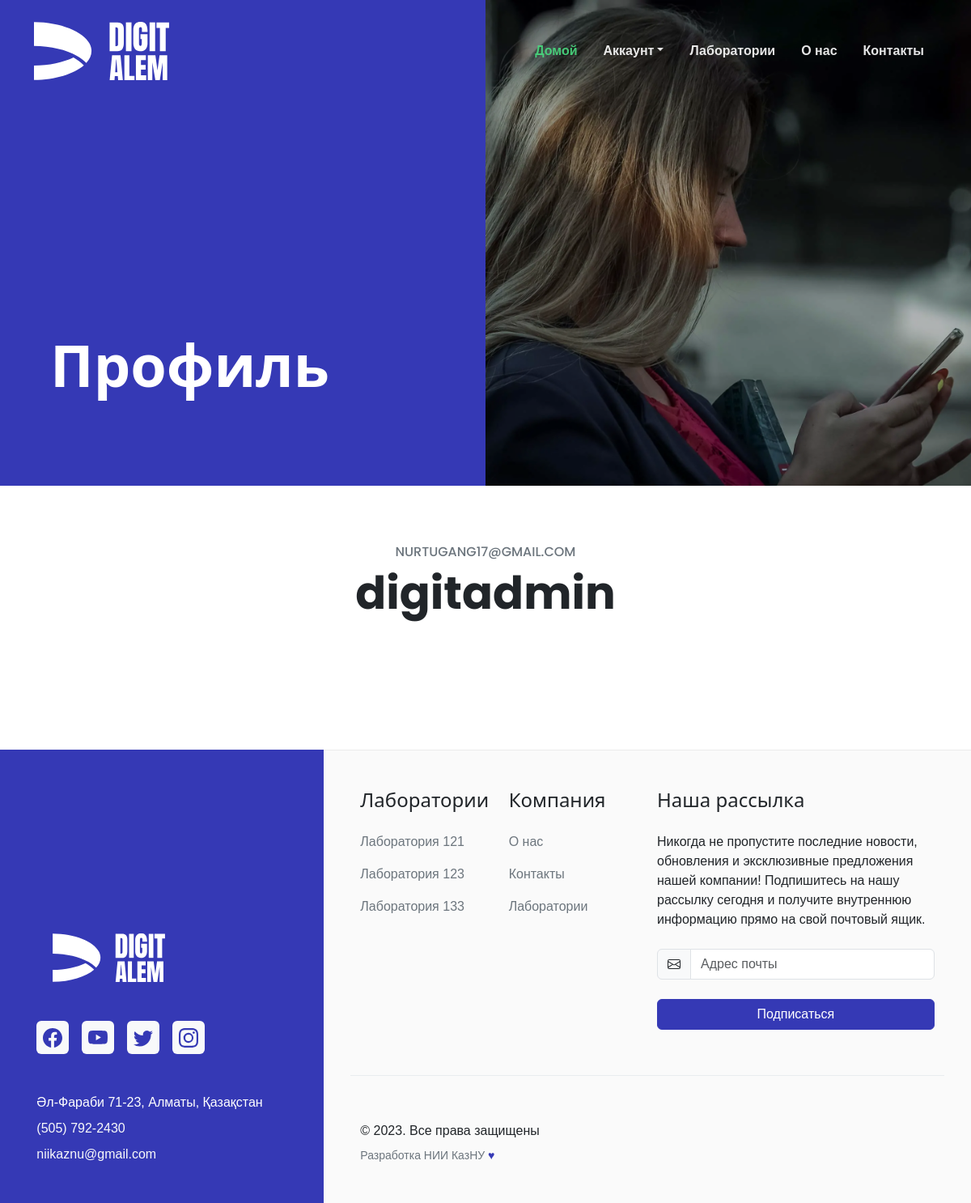
/profile/ (signed in), run on the app's committed database.
### digitapp/models.py (models this page shows, shortened)
class Lab(models.Model):
    name = models.CharField(max_length=100)
    description = models.TextField()
    fields = models.ManyToManyField('Field', related_name='lab')
    image = models.ImageField()
    slug = models.SlugField(max_length=100, unique=True, db_index=True, blank=True)

### users/views.py (the view)
# urls.py: path('profile/', user_views.profile, name='profile'),
@login_required
def profile(request):
    return render(request, 'profile.html')

### digitapp/context_processors.py (called while the page is built)
def labs(request):
    return {'labs': Lab.objects.all()}

### users/templates/profile.html (shortened to what this page needs)
{% extends 'base.html' %}
{% load static %}
{% block nav %}
<section class="bg-primary" data-bs-theme="dark">
    <div class="container-fluid overflow-hidden">
      <div class="row">
        <div class="col-12 col-md-6 order-1 order-md-0 align-self-md-end">
          <div class="row py-3 py-sm-5 py-xl-9 bsb-section-mt-md-1 justify-content-sm-center">
            <div class="col-12 col-sm-10">
              <h1 class="display-2 fw-bolder mb-4 text-white">Профиль</h1>
            </div>
          </div>
        </div>
        <div class="col-12 col-md-6 p-0">
          <figure class="bsb-overlay-figure w-100 h-100 m-0" style="--bsb-overlay-figure-opacity: .3">
            <img class="img-fluid w-100 h-100 object-fit-cover" loading="lazy" src="{% static 'assets/img/hero/contact-img-1.webp' %}" alt="">
          </figure>
        </div>
      </div>
    </div>
  </section>
{% endblock nav %}
{% block main %}
    <section class="py-5 py-xl-8 bsb-section-py-xxl-1">
        <div class="container mb-5 mb-md-6 mb-xl-10">
          <div class="row justify-content-md-center">
            <div class="col-12 col-md-10 text-center">
              <h3 class="fs-6 text-secondary mb-2 text-uppercase">{{user.email}}</h3>
              <h2 class="display-4 fw-bold mb-0">{{user.username}}</h2>
            </div>
          </div>
        </div>
    </section>
{% endblock main %}

### digitapp/templates/base.html (shortened to what this page needs)
{% load static %}
<!doctype html>
<html lang="ru">
<head>
  <link rel="stylesheet" href="{% static 'assets/css/palette-bsb.css' %}">
</head>
<body>
  <header id="header">
    <nav class="navbar navbar-expand-lg bsb-navbar bsb-navbar-hover bsb-navbar-caret bsb-tpl-navbar-float bsb-tpl-navbar-sticky" data-bs-theme="dark" data-bsb-stuck-bg="bg-primary" data-bsb-stuck-theme="dark">
      <div class="container">
        <a class="navbar-brand" href="{% url 'index' %}">
          <img src="{% static 'assets/img/branding/Logo_RGB_white.svg' %}" class="bsb-tpl-logo" alt="">
        </a>
        <div class="offcanvas offcanvas-end bg-primary" tabindex="-1" id="offcanvasNavbar" aria-labelledby="offcanvasNavbarLabel">
          <div class="offcanvas-body">
            <ul id="bsb-tpl-navbar" class="navbar-nav justify-content-end flex-grow-1">
              <li class="nav-item">
                <a class="nav-link active" aria-current="page" href="{% url 'index' %}">Домой</a>
              </li>
              <li class="nav-item dropdown" data-bs-theme="light">
                <a class="nav-link dropdown-toggle" href="#!" id="blogDropdown" role="button" data-bs-toggle="dropdown" aria-expanded="false">Аккаунт</a>
              </li>
              <li class="nav-item">
                <a class="nav-link" href="{% url 'how' %}">Лаборатории</a>
              </li>
              <li class="nav-item">
                <a class="nav-link" href="{% url 'about' %}">О нас</a>
              </li>
              <li class="nav-item">
                <a class="nav-link" href="{% url 'contacts' %}">Контакты</a>
              </li>
            </ul>
          </div>
        </div>
      </div>
    </nav>
    {% block nav %}
    {% endblock nav %}
  </header>
  {% block main %}
  {% endblock main %}
  <footer class="footer">
    <section>
      <div class="container-fluid">
        <div class="row">
          <div class="col-12 col-lg-4 bg-primary py-4 py-md-5 py-xxl-8">
            <div class="row h-100 align-items-end justify-content-center">
              <div class="col-12 col-md-11 col-xl-10">
                <div class="footer-logo-wrapper">
                  <a href="{% url 'index' %}">
                    <img src="{% static 'assets/img/branding/Logo_RGB_white.svg' %}" alt="" width="179" height="60">
                  </a>
                </div>
                <div class="social-media-wrapper mt-5">
                  <ul class="nav">
                    <li class="nav-item me-3">
                      <a class="nav-link link-primary p-2 bg-light rounded" href="#!">
                      </a>
                    </li>
                    <li class="nav-item me-3">
                      <a class="nav-link link-primary p-2 bg-light rounded" href="#!">
                      </a>
                    </li>
                    <li class="nav-item me-3">
                      <a class="nav-link link-primary p-2 bg-light rounded" href="#!">
                      </a>
                    </li>
                    <li class="nav-item">
                      <a class="nav-link link-primary p-2 bg-light rounded" href="#!">
                      </a>
                    </li>
                  </ul>
                </div>
                <div class="address-wrapper mt-5">
                  <address class="mb-2 text-white">Әл-Фараби 71-23, Алматы, Қазақстан</address>
                  <p class="mb-2">
                    <a class="link-light text-decoration-none" href="tel:+15057922430">(505) 792-2430</a>
                  </p>
                  <p class="mb-0">
                    <a class="link-light text-decoration-none" href="mailto:niikaznu@gmail.com">niikaznu@gmail.com</a>
                  </p>
                </div>
              </div>
            </div>
          </div>
          <div class="col-12 col-lg-8 bsb-tpl-bg-lotion border-top bsb-tpl-border-lg-cyan py-4 py-md-5 py-xxl-8">
            <div class="row justify-content-center">
              <div class="col-12 col-md-11 col-xxl-10">
                <div class="row gy-4 gy-sm-0">
                  <div class="col-6 col-sm-3">
                    <div class="widget">
                      <h4 class="widget-title mb-4">Лаборатории</h4>
                      <ul class="list-unstyled">
                        {% for lab in labs %}
                        <li class="mb-3">
                          <a href="{% url 'lab' lab.slug %}" class="link-secondary text-decoration-none">{{lab.name}}</a>
                        </li>
                        {% endfor %}
                      </ul>
                    </div>
                  </div>
                  <div class="col-6 col-sm-3">
                    <div class="widget">
                      <h4 class="widget-title mb-4">Компания</h4>
                      <ul class="list-unstyled">
                        <li class="mb-3">
                          <a href="{% url 'about' %}" class="link-secondary text-decoration-none">О нас</a>
                        </li>
                        <li class="mb-3">
                          <a href="{% url 'contacts' %}" class="link-secondary text-decoration-none">Контакты</a>
                        </li>
                        <li class="mb-3">
                          <a href="{% url 'how' %}" class="link-secondary text-decoration-none">Лаборатории</a>
                        </li>
                      </ul>
                    </div>
                  </div>
                  <div class="col-12 col-sm-6">
                    <div class="widget">
                      <h4 class="widget-title mb-4">Наша рассылка</h4>
                      <p class="mb-4">Никогда не пропустите последние новости, обновления и эксклюзивные предложения нашей компании! Подпишитесь на нашу рассылку сегодня и получите внутреннюю информацию прямо на свой почтовый ящик.</p>
                      <form action="{% url 'mailing_form' %}" method="POST">
                        <div class="row gy-4">
                          <div class="col-12">
                            <div class="input-group">
                              <span class="input-group-text" id="email-newsletter-addon">
                              </span>
                              <input type="email" name="email" class="form-control" id="email-newsletter" value="" placeholder="Адрес почты" aria-label="email-newsletter" aria-describedby="email-newsletter-addon" required>
                            </div>
                          </div>
                          <div class="col-12">
                            <div class="d-grid">
                              <button class="btn btn-primary" type="submit">Подписаться</button>
                            </div>
                          </div>
                        </div>
                      </form>
                    </div>
                  </div>
                </div>
                <div class="row mt-6 border-top border-light-subtle">
                  <div class="footer-copyright-wrapper mt-6">
                    &copy; 2023. Все права защищены
                  </div>
                  <div class="credits text-secondary mt-2 fs-7">
                    Разработка НИИ КазНУ <span class="text-primary">&#9829;</span>
                  </div>
                </div>
              </div>
            </div>
          </div>
        </div>
      </div>
    </section>
  </footer>
</body>
</html>

### data on the page
Lab: name "Лаборатория 121"
Lab: name "Лаборатория 123"
Lab: name "Лаборатория 133"

### other printed values
{{ user.email }} "NURTUGANG17@GMAIL.COM"
{{ user.username }} "digitadmin"
